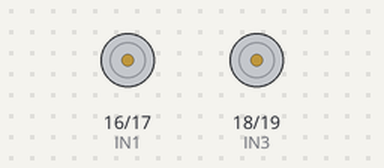
Simulated run of this sketch. Board: ESP32. On the bench: motor-driver pin pairs drawn as motors (green arrow = first pin HIGH = forward, orange = second pin HIGH = backward, longer = more drive, scaled by the enable pin). What the sketch prints to the serial monitor is not drawn.

Above: at 2.3 s.
Timing chart, 0 to 3.8 s (numbered marks = the images above):
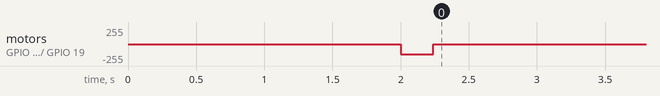

The sketch:

turn_90_degrees.ino
```cpp
// === Motor Pins ===
#define IN1 16  // Left motor direction
#define IN2 17
#define IN3 18  // Right motor direction
#define IN4 19
#define ENA 32  // Left motor speed (PWM)
#define ENB 33  // Right motor speed (PWM)

void setup() {
  // Initialize serial communication
  Serial.begin(115200);

  // Set motor pins as outputs
  pinMode(IN1, OUTPUT); pinMode(IN2, OUTPUT);
  pinMode(IN3, OUTPUT); pinMode(IN4, OUTPUT);
  pinMode(ENA, OUTPUT); pinMode(ENB, OUTPUT);

  // Start message
  Serial.println("⌛ Waiting 2 seconds before starting rotation...");
  delay(2000);

  Serial.println("✅ Starting 90-degree right turn (left wheel forward, right wheel backward)");
  turnRight90();

  Serial.println("🛑 Turn completed. Check movement.");
}

void loop() {
  // Nothing in the main loop
}

// === Function to drive wheels with different speeds ===
void driveMotors(int pwmL, int pwmR) {
  // Left wheel forward
  digitalWrite(IN1, LOW);
  digitalWrite(IN2, HIGH);

  // Right wheel backward
  digitalWrite(IN3, LOW);
  digitalWrite(IN4, HIGH);

  // Send PWM signals for speed control
  analogWrite(ENA, pwmL);
  analogWrite(ENB, pwmR);
}

// === Function to stop the wheels ===
void stopMotors() {
  digitalWrite(IN1, LOW); digitalWrite(IN2, LOW);
  digitalWrite(IN3, LOW); digitalWrite(IN4, LOW);
  analogWrite(ENA, 0);
  analogWrite(ENB, 0);
}

// === Function for approximately 90-degree right turn (based on time) ===
void turnRight90() {
  driveMotors(150, 150);  // Left forward, right backward
  delay(236);
  stopMotors();
}
```
